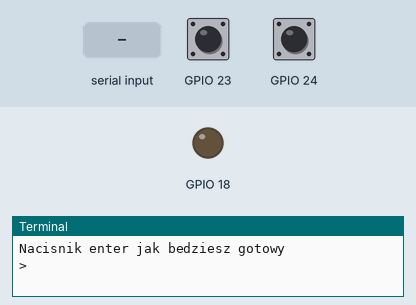
The program below on a simulated Raspberry Pi (BCM pin numbers). Shown: output pins drawn as LEDs (lit = HIGH), the last lines printed to the terminal. The test bench sets the inputs (shaded band); at power-on: GPIO 23 HIGH, GPIO 24 HIGH.

Above: at 1.2 s.
1.3 s: "1" typed at the terminal, then Enter
At 2.1 s:
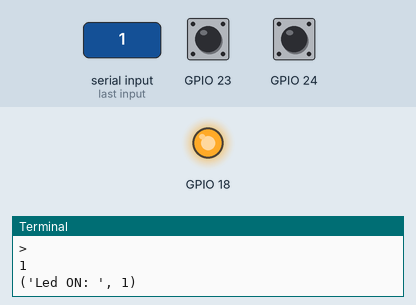
4.3 s: GPIO 23 pulled LOW for 0.15 s
7.3 s: GPIO 24 pulled LOW for 0.15 s
Timing chart, 0 to 14.9 s (numbered marks = the images above; inputs shaded):
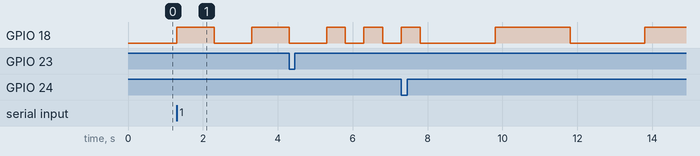

Measured:
- after the input at 1.3 s, GPIO 18: LOW → HIGH at once, → LOW 1.0 s later, → HIGH 1.0 s later

The program:

ledpush_callback_popr.py
```python
#!/usr/bin/python
# -*- coding:utf-8 -*-
import RPi.GPIO as GPIO
import time

GPIO.setmode(GPIO.BCM)
GPIO.setup(23, GPIO.IN, pull_up_down=GPIO.PUD_UP)  # Button GPIO23
GPIO.setup(24, GPIO.IN, pull_up_down=GPIO.PUD_UP)  # Button GPI4

GPIO.setup(18, GPIO.OUT)  # LED GPIO18

global freq
freq = 1


def my_callback1(channel):
    global freq
    freq = 0.5
    print("freq 0.5")


def my_callback2(channel):
    global freq
    freq = 2
    print("freq 2")


GPIO.add_event_detect(23, GPIO.RISING)
GPIO.add_event_detect(24, GPIO.RISING)
GPIO.add_event_callback(23, my_callback1)
GPIO.add_event_callback(24, my_callback2)

raw_input("Nacisnik enter jak bedziesz gotowy\n>")
try:
    while True:
        GPIO.output(18, True)
        print("Led ON: ", freq)
        time.sleep(freq)
        GPIO.output(18, False)
        print("Led OFF: ", freq)
        time.sleep(freq)

except KeyboardInterrupt:
    print("\nZatrzymano program.")
except Exception as e:
    print("Blad:", e)
finally:
    print("Koniec programu.")
    GPIO.cleanup()
```
